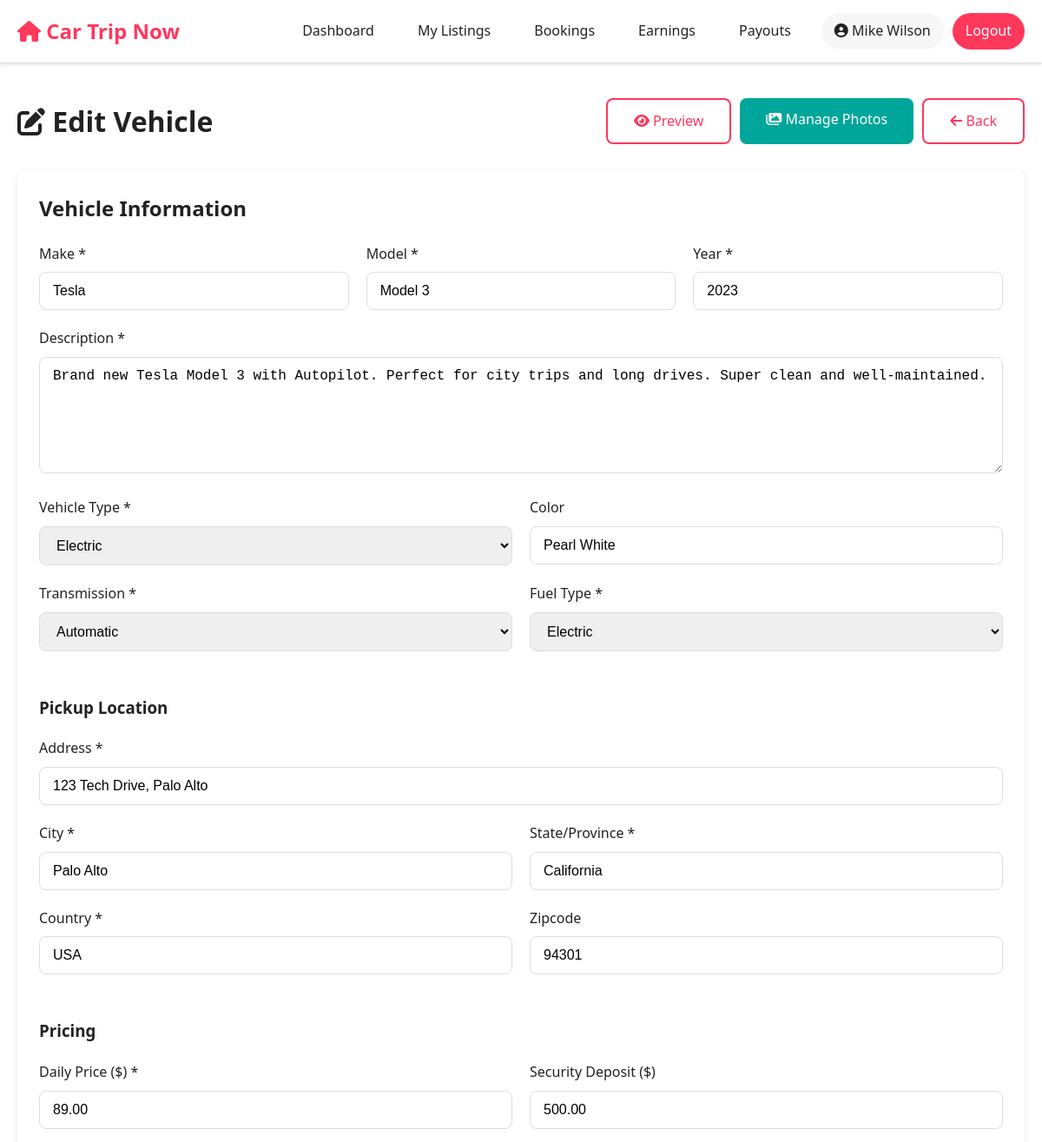
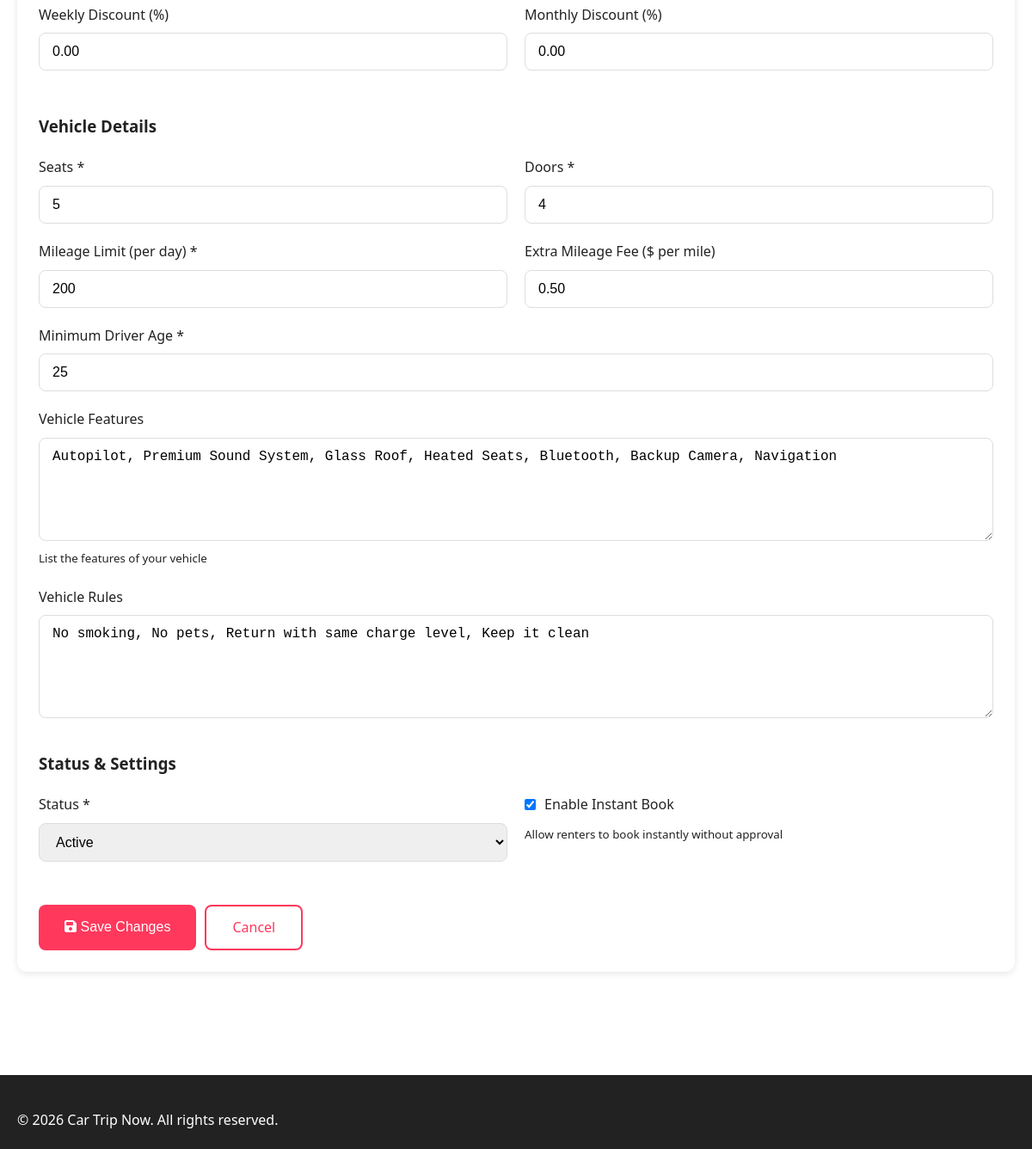
Screenshot of /host/edit_listing.php?id=1 (signed in) with the database file from the repository (2 pictures, top to bottom).
### tables this page shows
CREATE TABLE `vehicles` (
  `vehicle_id` int(11) NOT NULL,
  `owner_id` int(11) NOT NULL,
  `make` varchar(100) NOT NULL,
  `model` varchar(100) NOT NULL,
  `year` int(11) NOT NULL,
  `vin` varchar(17) DEFAULT NULL,
  `license_plate` varchar(20) DEFAULT NULL,
  `color` varchar(50) DEFAULT NULL,
  `vehicle_type` enum('sedan','suv','truck','van','sports','luxury','electric','hybrid','other') NOT NULL,
  `transmission` enum('automatic','manual') DEFAULT 'automatic',
  `fuel_type` enum('gasoline','diesel','electric','hybrid') DEFAULT 'gasoline',
  `seats` int(11) DEFAULT 5,
  `doors` int(11) DEFAULT 4,
  `odometer_reading` int(11) DEFAULT 0,
  `description` text DEFAULT NULL,
  `vehicle_features` text DEFAULT NULL,
  `vehicle_rules` text DEFAULT NULL,
  `daily_price` decimal(10,2) NOT NULL,
  `weekly_discount_percent` decimal(5,2) DEFAULT 0.00,
  `monthly_discount_percent` decimal(5,2) DEFAULT 0.00,
  `mileage_limit_per_day` int(11) DEFAULT 200,
  `extra_mileage_fee` decimal(10,2) DEFAULT 0.50,
  `pickup_location_address` text NOT NULL,
  `pickup_city` varchar(100) DEFAULT NULL,
  `pickup_state` varchar(100) DEFAULT NULL,
  `pickup_country` varchar(100) DEFAULT 'USA',
  `pickup_zipcode` varchar(20) DEFAULT NULL,
  `pickup_latitude` decimal(10,8) DEFAULT NULL,
  `pickup_longitude` decimal(11,8) DEFAULT NULL,
  `security_deposit` decimal(10,2) DEFAULT 500.00,
  `insurance_required` tinyint(1) DEFAULT 1,
  `min_driver_age` int(11) DEFAULT 25,
  `status` enum('active','inactive','maintenance','suspended') DEFAULT 'active',
  `instant_book` tinyint(1) DEFAULT 0,
  `created_at` timestamp NOT NULL DEFAULT current_timestamp(),
  `updated_at` timestamp NOT NULL DEFAULT current_timestamp() ON UPDATE current_timestamp()
);

### host/edit_listing.php (the view, shortened to what this page needs)
<?php
$vehicle_id = $_GET['id'] ?? 0;
try {
    $pdo = getPDOConnection();
    $stmt = $pdo->prepare("SELECT * FROM vehicles WHERE vehicle_id = ? AND owner_id = ?");
    $stmt->execute([$vehicle_id, $_SESSION['user_id']]);
    $vehicle = $stmt->fetch();
} catch (Exception $e) {
    $_SESSION['error_message'] = 'Error loading vehicle';
    redirect(SITE_URL . '/host/listings.php');
}
include '../includes/header.php';
?>
<div class="container">
    <div style="display: flex; justify-content: space-between; align-items: center; margin-bottom: 30px;">
        <h1><i class="fas fa-edit"></i> Edit Vehicle</h1>
        <div style="display: flex; gap: 10px;">
            <a href="listing_details.php?id=<?php echo $vehicle_id; ?>" class="btn btn-outline" target="_blank">
                <i class="fas fa-eye"></i> Preview
            </a>
            <a href="manage_photos.php?id=<?php echo $vehicle_id; ?>" class="btn btn-secondary">
                <i class="fas fa-images"></i> Manage Photos
            </a>
            <a href="listings.php" class="btn btn-outline">
                <i class="fas fa-arrow-left"></i> Back
            </a>
        </div>
    </div>
    <form method="POST" class="card">
        <h2 style="margin-bottom: 20px;">Vehicle Information</h2>
        <div class="grid grid-3">
            <div class="form-group">
                <label class="form-label">Make *</label>
                <input type="text" name="make" class="form-control" required value="<?php echo htmlspecialchars($vehicle['make']); ?>">
            </div>
            <div class="form-group">
                <label class="form-label">Model *</label>
                <input type="text" name="model" class="form-control" required value="<?php echo htmlspecialchars($vehicle['model']); ?>">
            </div>
            <div class="form-group">
                <label class="form-label">Year *</label>
                <input type="number" name="year" class="form-control" required min="1900" max="<?php echo date('Y') + 1; ?>" value="<?php echo $vehicle['year']; ?>">
            </div>
        </div>
        <div class="form-group">
            <label class="form-label">Description *</label>
            <textarea name="description" class="form-control" rows="6" required><?php echo htmlspecialchars($vehicle['description']); ?></textarea>
        </div>
        <div class="grid grid-2">
            <div class="form-group">
                <label class="form-label">Vehicle Type *</label>
                <select name="vehicle_type" class="form-control" required>
                    <option value="electric" <?php echo $vehicle['vehicle_type'] === 'electric' ? 'selected' : ''; ?>>Electric</option>
                </select>
            </div>
            <div class="form-group">
                <label class="form-label">Color</label>
                <input type="text" name="color" class="form-control" value="<?php echo htmlspecialchars($vehicle['color']); ?>">
            </div>
        </div>
        <div class="grid grid-2">
            <div class="form-group">
                <label class="form-label">Transmission *</label>
                <select name="transmission" class="form-control" required>
                    <option value="automatic" <?php echo $vehicle['transmission'] === 'automatic' ? 'selected' : ''; ?>>Automatic</option>
                </select>
            </div>
            <div class="form-group">
                <label class="form-label">Fuel Type *</label>
                <select name="fuel_type" class="form-control" required>
                    <option value="electric" <?php echo $vehicle['fuel_type'] === 'electric' ? 'selected' : ''; ?>>Electric</option>
                </select>
            </div>
        </div>
        <h3 style="margin-top: 30px; margin-bottom: 20px;">Pickup Location</h3>
        <div class="form-group">
            <label class="form-label">Address *</label>
            <input type="text" name="pickup_location_address" class="form-control" required value="<?php echo htmlspecialchars($vehicle['pickup_location_address']); ?>">
        </div>
        <div class="grid grid-2">
            <div class="form-group">
                <label class="form-label">City *</label>
                <input type="text" name="pickup_city" class="form-control" required value="<?php echo htmlspecialchars($vehicle['pickup_city']); ?>">
            </div>
            <div class="form-group">
                <label class="form-label">State/Province *</label>
                <input type="text" name="pickup_state" class="form-control" required value="<?php echo htmlspecialchars($vehicle['pickup_state']); ?>">
            </div>
        </div>
        <div class="grid grid-2">
            <div class="form-group">
                <label class="form-label">Country *</label>
                <input type="text" name="pickup_country" class="form-control" required value="<?php echo htmlspecialchars($vehicle['pickup_country']); ?>">
            </div>
            <div class="form-group">
                <label class="form-label">Zipcode</label>
                <input type="text" name="pickup_zipcode" class="form-control" value="<?php echo htmlspecialchars($vehicle['pickup_zipcode'] ?? ''); ?>">
            </div>
        </div>
        <h3 style="margin-top: 30px; margin-bottom: 20px;">Pricing</h3>
        <div class="grid grid-2">
            <div class="form-group">
                <label class="form-label">Daily Price ($) *</label>
                <input type="number" name="daily_price" class="form-control" step="0.01" min="0" required value="<?php echo $vehicle['daily_price']; ?>">
            </div>
            <div class="form-group">
                <label class="form-label">Security Deposit ($)</label>
                <input type="number" name="security_deposit" class="form-control" step="0.01" min="0" value="<?php echo $vehicle['security_deposit']; ?>">
            </div>
        </div>
        <div class="grid grid-2">
            <div class="form-group">
                <label class="form-label">Weekly Discount (%)</label>
                <input type="number" name="weekly_discount_percent" class="form-control" step="0.01" min="0" max="100" value="<?php echo $vehicle['weekly_discount_percent']; ?>">
            </div>
            <div class="form-group">
                <label class="form-label">Monthly Discount (%)</label>
                <input type="number" name="monthly_discount_percent" class="form-control" step="0.01" min="0" max="100" value="<?php echo $vehicle['monthly_discount_percent']; ?>">
            </div>
        </div>
        <h3 style="margin-top: 30px; margin-bottom: 20px;">Vehicle Details</h3>
        <div class="grid grid-2">
            <div class="form-group">
                <label class="form-label">Seats *</label>
                <input type="number" name="seats" class="form-control" min="1" max="20" required value="<?php echo $vehicle['seats']; ?>">
            </div>
            <div class="form-group">
                <label class="form-label">Doors *</label>
                <input type="number" name="doors" class="form-control" min="2" max="6" required value="<?php echo $vehicle['doors']; ?>">
            </div>
        </div>
        <div class="grid grid-2">
            <div class="form-group">
                <label class="form-label">Mileage Limit (per day) *</label>
                <input type="number" name="mileage_limit_per_day" class="form-control" min="0" required value="<?php echo $vehicle['mileage_limit_per_day']; ?>">
            </div>
            <div class="form-group">
                <label class="form-label">Extra Mileage Fee ($ per mile)</label>
                <input type="number" name="extra_mileage_fee" class="form-control" step="0.01" min="0" value="<?php echo $vehicle['extra_mileage_fee']; ?>">
            </div>
        </div>
        <div class="form-group">
            <label class="form-label">Minimum Driver Age *</label>
            <input type="number" name="min_driver_age" class="form-control" min="18" max="100" required value="<?php echo $vehicle['min_driver_age']; ?>">
        </div>
        <div class="form-group">
            <label class="form-label">Vehicle Features</label>
            <textarea name="vehicle_features" class="form-control" rows="4" placeholder="Air Conditioning, Bluetooth, GPS, Backup Camera, Heated Seats, etc."><?php echo htmlspecialchars($vehicle['vehicle_features'] ?? ''); ?></textarea>
            <small class="form-text">List the features of your vehicle</small>
        </div>
        <div class="form-group">
            <label class="form-label">Vehicle Rules</label>
            <textarea name="vehicle_rules" class="form-control" rows="4" placeholder="No smoking, No pets, Return with full tank, etc."><?php echo htmlspecialchars($vehicle['vehicle_rules'] ?? ''); ?></textarea>
        </div>
        <h3 style="margin-top: 30px; margin-bottom: 20px;">Status & Settings</h3>
        <div class="grid grid-2">
            <div class="form-group">
                <label class="form-label">Status *</label>
                <select name="status" class="form-control" required>
                    <option value="active" <?php echo $vehicle['status'] === 'active' ? 'selected' : ''; ?>>Active</option>
                </select>
            </div>
            <div class="form-group">
                <label class="form-label" style="display: flex; align-items: center; gap: 10px;">
                    <input type="checkbox" name="instant_book" value="1" <?php echo $vehicle['instant_book'] ? 'checked' : ''; ?>>
                    Enable Instant Book
                </label>
                <small class="form-text">Allow renters to book instantly without approval</small>
            </div>
        </div>
        <div style="display: flex; gap: 10px; margin-top: 30px;">
            <button type="submit" class="btn btn-primary">
                <i class="fas fa-save"></i> Save Changes
            </button>
            <a href="listings.php" class="btn btn-outline">
                Cancel
            </a>
        </div>
    </form>
</div>
<?php include '../includes/footer.php'; ?>

### assets/css/style.css (style rules this page uses)
* { margin: 0; padding: 0; box-sizing: border-box; }
:root { --primary-color: #FF385C; --secondary-color: #00A699; --dark-color: #222222; --light-color: #F7F7F7; --border-color: #DDDDDD; --success-color: #00A699; --error-color: #C13515; --warning-color: #FFB400; }
body { font-family: 'Segoe UI', Tahoma, Geneva, Verdana, sans-serif; color: var(--dark-color); line-height: 1.6; background-color: #ffffff; }
.container { max-width: 1200px; margin: 0 auto; padding: 0 20px; }
.btn { display: inline-block; padding: 12px 30px; border-radius: 8px; text-decoration: none; cursor: pointer; border: none; font-size: 16px; transition: all 0.3s; }
.btn-primary { background-color: var(--primary-color); color: white; }
.btn-secondary { background-color: var(--secondary-color); color: white; }
.btn-outline { background-color: transparent; border: 2px solid var(--primary-color); color: var(--primary-color); }
.card { background-color: white; border-radius: 12px; box-shadow: 0 2px 8px rgba(0,0,0,0.1); padding: 25px; margin-bottom: 20px; }
.form-group { margin-bottom: 20px; }
.form-label { display: block; margin-bottom: 8px; font-weight: 500; color: var(--dark-color); }
.form-control { width: 100%; padding: 12px 15px; border: 1px solid var(--border-color); border-radius: 8px; font-size: 16px; }
textarea.form-control { min-height: 120px; resize: vertical; }
select.form-control { cursor: pointer; }
.grid { display: grid; gap: 20px; }
.grid-2 { grid-template-columns: repeat(2, 1fr); }
.grid-3 { grid-template-columns: repeat(3, 1fr); }

### rows the page displays
vehicles: make "Tesla", model "Model 3", year "2023", description "Brand new Tesla Model 3 with Autopilot. Perfect for city trips and long drives. Super clean and well-maintained.", vehicle_type "Electric", color "Pearl White", transmission "Automatic", fuel_type "Electric", pickup_location_address "123 Tech Drive, Palo Alto", pickup_city "Palo Alto", pickup_state "California", pickup_country "USA", pickup_zipcode "94301", daily_price "89.00", security_deposit "500.00", weekly_discount_percent "0.00", monthly_discount_percent "0.00", seats "5", doors "4", mileage_limit_per_day "200", extra_mileage_fee "0.50", min_driver_age "25", vehicle_features "Autopilot, Premium Sound System, Glass Roof, Heated Seats, Bluetooth, Backup Camera, Navigation", vehicle_rules "No smoking, No pets, Return with same charge level, Keep it clean", status "Active", instant_book "☑"

### other values shown
SITE_NAME "Car Trip Now"
$_SESSION['full_name'] "Mike Wilson"
